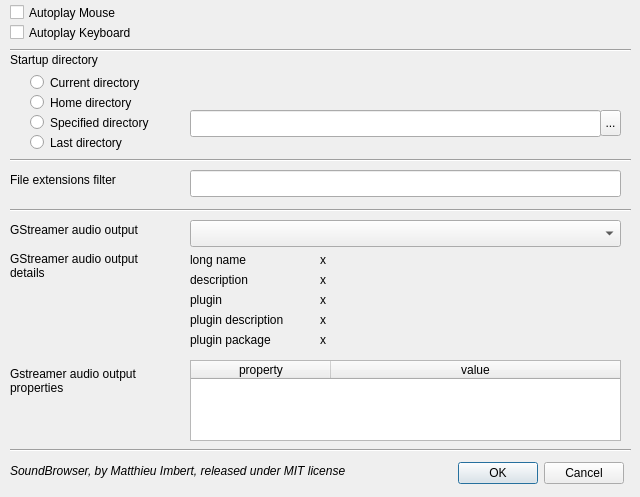
<?xml version="1.0" encoding="UTF-8"?>
<ui version="4.0">
 <class>PrefsDialog</class>
 <widget class="QDialog" name="PrefsDialog">
  <property name="geometry">
   <rect>
    <x>0</x>
    <y>0</y>
    <width>640</width>
    <height>497</height>
   </rect>
  </property>
  <property name="sizePolicy">
   <sizepolicy hsizetype="Fixed" vsizetype="Fixed">
    <horstretch>0</horstretch>
    <verstretch>0</verstretch>
   </sizepolicy>
  </property>
  <property name="windowTitle">
   <string>Preferences</string>
  </property>
  <property name="windowIcon">
   <iconset>
    <normaloff>:/icons/ui/settings.png</normaloff>:/icons/ui/settings.png</iconset>
  </property>
  <property name="modal">
   <bool>true</bool>
  </property>
  <widget class="QDialogButtonBox" name="buttonBox">
   <property name="geometry">
    <rect>
     <x>450</x>
     <y>460</y>
     <width>181</width>
     <height>27</height>
    </rect>
   </property>
   <property name="orientation">
    <enum>Qt::Horizontal</enum>
   </property>
   <property name="standardButtons">
    <set>QDialogButtonBox::Cancel|QDialogButtonBox::Ok</set>
   </property>
   <property name="centerButtons">
    <bool>true</bool>
   </property>
  </widget>
  <widget class="QRadioButton" name="startup_path_mode_current_dir">
   <property name="geometry">
    <rect>
     <x>30</x>
     <y>70</y>
     <width>141</width>
     <height>25</height>
    </rect>
   </property>
   <property name="sizePolicy">
    <sizepolicy hsizetype="Maximum" vsizetype="Fixed">
     <horstretch>0</horstretch>
     <verstretch>0</verstretch>
    </sizepolicy>
   </property>
   <property name="text">
    <string>Current directory</string>
   </property>
  </widget>
  <widget class="QRadioButton" name="startup_path_mode_home_dir">
   <property name="geometry">
    <rect>
     <x>30</x>
     <y>90</y>
     <width>129</width>
     <height>25</height>
    </rect>
   </property>
   <property name="sizePolicy">
    <sizepolicy hsizetype="Expanding" vsizetype="Fixed">
     <horstretch>0</horstretch>
     <verstretch>0</verstretch>
    </sizepolicy>
   </property>
   <property name="text">
    <string>Home directory</string>
   </property>
  </widget>
  <widget class="QRadioButton" name="startup_path_mode_specified_path">
   <property name="geometry">
    <rect>
     <x>30</x>
     <y>110</y>
     <width>151</width>
     <height>25</height>
    </rect>
   </property>
   <property name="sizePolicy">
    <sizepolicy hsizetype="Expanding" vsizetype="Fixed">
     <horstretch>0</horstretch>
     <verstretch>0</verstretch>
    </sizepolicy>
   </property>
   <property name="text">
    <string>Specified directory</string>
   </property>
  </widget>
  <widget class="QLineEdit" name="specified_path">
   <property name="geometry">
    <rect>
     <x>190</x>
     <y>110</y>
     <width>411</width>
     <height>27</height>
    </rect>
   </property>
  </widget>
  <widget class="QRadioButton" name="startup_path_mode_last_path">
   <property name="geometry">
    <rect>
     <x>30</x>
     <y>130</y>
     <width>131</width>
     <height>25</height>
    </rect>
   </property>
   <property name="text">
    <string>Last directory</string>
   </property>
  </widget>
  <widget class="QToolButton" name="specified_path_button">
   <property name="geometry">
    <rect>
     <x>600</x>
     <y>110</y>
     <width>21</width>
     <height>26</height>
    </rect>
   </property>
   <property name="text">
    <string>...</string>
   </property>
  </widget>
  <widget class="QLabel" name="label_startup_directory">
   <property name="geometry">
    <rect>
     <x>10</x>
     <y>50</y>
     <width>151</width>
     <height>19</height>
    </rect>
   </property>
   <property name="sizePolicy">
    <sizepolicy hsizetype="Expanding" vsizetype="Fixed">
     <horstretch>0</horstretch>
     <verstretch>0</verstretch>
    </sizepolicy>
   </property>
   <property name="text">
    <string>Startup directory</string>
   </property>
  </widget>
  <widget class="QLabel" name="label_file_extensions_filter">
   <property name="geometry">
    <rect>
     <x>10</x>
     <y>170</y>
     <width>141</width>
     <height>19</height>
    </rect>
   </property>
   <property name="sizePolicy">
    <sizepolicy hsizetype="Expanding" vsizetype="Fixed">
     <horstretch>0</horstretch>
     <verstretch>0</verstretch>
    </sizepolicy>
   </property>
   <property name="text">
    <string>File extensions filter</string>
   </property>
  </widget>
  <widget class="QLineEdit" name="file_extensions_filter">
   <property name="geometry">
    <rect>
     <x>190</x>
     <y>170</y>
     <width>431</width>
     <height>27</height>
    </rect>
   </property>
  </widget>
  <widget class="QLabel" name="label_gst_aa">
   <property name="geometry">
    <rect>
     <x>10</x>
     <y>220</y>
     <width>171</width>
     <height>19</height>
    </rect>
   </property>
   <property name="text">
    <string>GStreamer audio output</string>
   </property>
  </widget>
  <widget class="QComboBox" name="audio_output">
   <property name="geometry">
    <rect>
     <x>190</x>
     <y>220</y>
     <width>431</width>
     <height>27</height>
    </rect>
   </property>
  </widget>
  <widget class="QTableWidget" name="audio_output_properties">
   <property name="geometry">
    <rect>
     <x>190</x>
     <y>360</y>
     <width>431</width>
     <height>81</height>
    </rect>
   </property>
   <property name="verticalScrollBarPolicy">
    <enum>Qt::ScrollBarAsNeeded</enum>
   </property>
   <property name="sizeAdjustPolicy">
    <enum>QAbstractScrollArea::AdjustIgnored</enum>
   </property>
   <property name="rowCount">
    <number>0</number>
   </property>
   <property name="columnCount">
    <number>2</number>
   </property>
   <attribute name="horizontalHeaderCascadingSectionResizes">
    <bool>false</bool>
   </attribute>
   <attribute name="horizontalHeaderDefaultSectionSize">
    <number>140</number>
   </attribute>
   <attribute name="horizontalHeaderStretchLastSection">
    <bool>true</bool>
   </attribute>
   <attribute name="verticalHeaderVisible">
    <bool>false</bool>
   </attribute>
   <column>
    <property name="text">
     <string>property</string>
    </property>
   </column>
   <column>
    <property name="text">
     <string>value</string>
    </property>
   </column>
  </widget>
  <widget class="QLabel" name="label_aa_properties">
   <property name="geometry">
    <rect>
     <x>10</x>
     <y>360</y>
     <width>161</width>
     <height>41</height>
    </rect>
   </property>
   <property name="text">
    <string>Gstreamer audio output
properties</string>
   </property>
  </widget>
  <widget class="QLabel" name="label_gst_aa_details">
   <property name="geometry">
    <rect>
     <x>10</x>
     <y>240</y>
     <width>171</width>
     <height>51</height>
    </rect>
   </property>
   <property name="text">
    <string>GStreamer audio output
details</string>
   </property>
  </widget>
  <widget class="QLabel" name="label_aa_long_name">
   <property name="geometry">
    <rect>
     <x>190</x>
     <y>250</y>
     <width>81</width>
     <height>19</height>
    </rect>
   </property>
   <property name="text">
    <string>long name</string>
   </property>
  </widget>
  <widget class="QLabel" name="label_aa_description">
   <property name="geometry">
    <rect>
     <x>190</x>
     <y>270</y>
     <width>91</width>
     <height>19</height>
    </rect>
   </property>
   <property name="text">
    <string>description</string>
   </property>
  </widget>
  <widget class="QLabel" name="label_aa_plugin">
   <property name="geometry">
    <rect>
     <x>190</x>
     <y>290</y>
     <width>91</width>
     <height>19</height>
    </rect>
   </property>
   <property name="text">
    <string>plugin</string>
   </property>
  </widget>
  <widget class="QLabel" name="label_aa_plugin_description">
   <property name="geometry">
    <rect>
     <x>190</x>
     <y>310</y>
     <width>131</width>
     <height>19</height>
    </rect>
   </property>
   <property name="text">
    <string>plugin description</string>
   </property>
  </widget>
  <widget class="QLabel" name="label_aa_plugin_package">
   <property name="geometry">
    <rect>
     <x>190</x>
     <y>330</y>
     <width>131</width>
     <height>19</height>
    </rect>
   </property>
   <property name="text">
    <string>plugin package</string>
   </property>
  </widget>
  <widget class="QLabel" name="audio_output_long_name">
   <property name="geometry">
    <rect>
     <x>320</x>
     <y>250</y>
     <width>301</width>
     <height>19</height>
    </rect>
   </property>
   <property name="text">
    <string>x</string>
   </property>
  </widget>
  <widget class="QLabel" name="audio_output_description">
   <property name="geometry">
    <rect>
     <x>320</x>
     <y>270</y>
     <width>301</width>
     <height>19</height>
    </rect>
   </property>
   <property name="text">
    <string>x</string>
   </property>
  </widget>
  <widget class="QLabel" name="audio_output_plugin">
   <property name="geometry">
    <rect>
     <x>320</x>
     <y>290</y>
     <width>301</width>
     <height>19</height>
    </rect>
   </property>
   <property name="text">
    <string>x</string>
   </property>
  </widget>
  <widget class="QLabel" name="audio_output_plugin_description">
   <property name="geometry">
    <rect>
     <x>320</x>
     <y>310</y>
     <width>301</width>
     <height>19</height>
    </rect>
   </property>
   <property name="text">
    <string>x</string>
   </property>
  </widget>
  <widget class="QLabel" name="audio_output_plugin_package">
   <property name="geometry">
    <rect>
     <x>320</x>
     <y>330</y>
     <width>301</width>
     <height>19</height>
    </rect>
   </property>
   <property name="text">
    <string>x</string>
   </property>
  </widget>
  <widget class="QCheckBox" name="check_autoplay_mouse">
   <property name="geometry">
    <rect>
     <x>10</x>
     <y>0</y>
     <width>181</width>
     <height>25</height>
    </rect>
   </property>
   <property name="text">
    <string>Autoplay Mouse</string>
   </property>
  </widget>
  <widget class="QCheckBox" name="check_autoplay_keyboard">
   <property name="geometry">
    <rect>
     <x>10</x>
     <y>20</y>
     <width>201</width>
     <height>25</height>
    </rect>
   </property>
   <property name="text">
    <string>Autoplay Keyboard</string>
   </property>
  </widget>
  <widget class="Line" name="line">
   <property name="geometry">
    <rect>
     <x>10</x>
     <y>40</y>
     <width>621</width>
     <height>20</height>
    </rect>
   </property>
   <property name="orientation">
    <enum>Qt::Horizontal</enum>
   </property>
  </widget>
  <widget class="Line" name="line_2">
   <property name="geometry">
    <rect>
     <x>10</x>
     <y>200</y>
     <width>621</width>
     <height>20</height>
    </rect>
   </property>
   <property name="orientation">
    <enum>Qt::Horizontal</enum>
   </property>
  </widget>
  <widget class="Line" name="line_3">
   <property name="geometry">
    <rect>
     <x>10</x>
     <y>150</y>
     <width>621</width>
     <height>20</height>
    </rect>
   </property>
   <property name="orientation">
    <enum>Qt::Horizontal</enum>
   </property>
  </widget>
  <widget class="Line" name="line_4">
   <property name="geometry">
    <rect>
     <x>10</x>
     <y>440</y>
     <width>621</width>
     <height>20</height>
    </rect>
   </property>
   <property name="orientation">
    <enum>Qt::Horizontal</enum>
   </property>
  </widget>
  <widget class="QLabel" name="label">
   <property name="geometry">
    <rect>
     <x>10</x>
     <y>460</y>
     <width>441</width>
     <height>21</height>
    </rect>
   </property>
   <property name="font">
    <font>
     <weight>50</weight>
     <italic>true</italic>
     <bold>false</bold>
    </font>
   </property>
   <property name="text">
    <string>SoundBrowser, by Matthieu Imbert, released under MIT license</string>
   </property>
  </widget>
 </widget>
 <resources>
  <include location="soundbrowser.qrc"/>
 </resources>
 <connections>
  <connection>
   <sender>buttonBox</sender>
   <signal>accepted()</signal>
   <receiver>PrefsDialog</receiver>
   <slot>accept()</slot>
   <hints>
    <hint type="sourcelabel">
     <x>248</x>
     <y>254</y>
    </hint>
    <hint type="destinationlabel">
     <x>157</x>
     <y>274</y>
    </hint>
   </hints>
  </connection>
  <connection>
   <sender>buttonBox</sender>
   <signal>rejected()</signal>
   <receiver>PrefsDialog</receiver>
   <slot>reject()</slot>
   <hints>
    <hint type="sourcelabel">
     <x>316</x>
     <y>260</y>
    </hint>
    <hint type="destinationlabel">
     <x>286</x>
     <y>274</y>
    </hint>
   </hints>
  </connection>
 </connections>
</ui>
